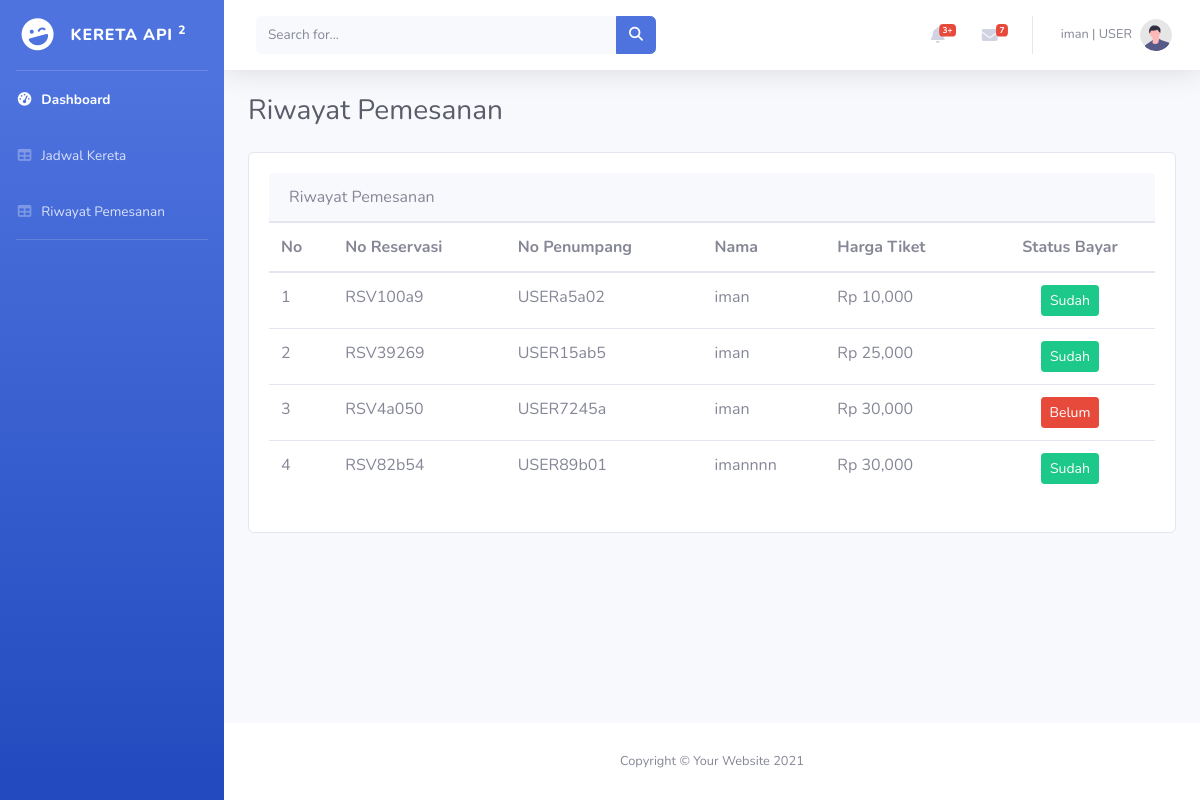
/index.php?menu=riwayat (signed in), run on the app's committed database.
### tables this page shows
CREATE TABLE `reservasi2` (
  `id_reservasi` varchar(20) NOT NULL,
  `id_penumpang` varchar(20) DEFAULT NULL,
  `id_user` varchar(10) NOT NULL,
  `id_jadwal` varchar(10) DEFAULT NULL,
  `id_gerbong` varchar(10) DEFAULT NULL,
  `tgl_berangkat` date DEFAULT NULL,
  `tgl_pesan` date DEFAULT NULL,
  `status_bayar` varchar(10) NOT NULL
);

CREATE TABLE `penumpang` (
  `id_penumpang` char(10) NOT NULL,
  `id_user` int(11) NOT NULL,
  `nama_penumpang` varchar(30) NOT NULL,
  `alamat` varchar(200) NOT NULL,
  `gender` char(10) NOT NULL,
  `no_tlp` char(12) NOT NULL
);

CREATE TABLE `jadwal` (
  `id_jadwal` int(11) NOT NULL,
  `id_kereta` char(10) NOT NULL,
  `stasiun_awal` varchar(30) NOT NULL,
  `stasiun_tujuan` varchar(30) NOT NULL,
  `kedatangan` char(5) NOT NULL,
  `keberangkatan` char(5) NOT NULL,
  `harga_tiket` int(11) NOT NULL,
  `tgl_berangkat` date DEFAULT NULL
);

### riwayat_pesanan.php (the view, shortened to what this page needs)
<div class="d-sm-flex align-items-center justify-content-between mb-4">
    <h1 class="h3 mb-0 text-gray-800">Riwayat Pemesanan</h1>
</div>
<?php
$id_user = $_SESSION['id_user'];
$query = mysqli_query($koneksi, "SELECT * FROM reservasi2
inner join penumpang on reservasi2.id_penumpang=penumpang.id_penumpang
inner join jadwal on reservasi2.id_jadwal=jadwal.id_jadwal
where reservasi2.id_user='$id_user'");
?>
<div class="card">
    <div class="card-body">
        <div class="card-header">
            Riwayat Pemesanan
        </div>
        <table class="table w-100">
            <thead>
                <tr>
                    <th>No</th>
                    <th>No Reservasi</th>
                    <th>No Penumpang</th>
                    <th>Nama</th>
                    <th>Harga Tiket</th>
                    <th class="text-center">Status Bayar</th>
                </tr>
            </thead>
            <tbody>
                <?php $no = 1;
                foreach ($query as $q) : ?>
                    <tr>
                        <td><?= $no++; ?></td>
                        <td><?= $q['id_reservasi']; ?></td>
                        <td><?= $q['id_penumpang']; ?></td>
                        <td><?= $q['nama_penumpang']; ?></td>
                        <td><?= 'Rp ' . number_format($q['harga_tiket'], 0, ',' . '.'); ?></td>
                        <td class="text-center">
                            <?php if ($q['status_bayar'] == 'belum') { ?>
                                <a href="index.php?menu=bayar&id_reservasi=<?= $q['id_reservasi']; ?>" class="btn btn-sm btn-danger">Belum</a>
                            <?php } else { ?>
                                <a href="#" class="btn btn-sm btn-success">Sudah</a>
                            <?php } ?>
                        </td>
                    </tr>
                <?php endforeach; ?>
            </tbody>
        </table>
    </div>
</div>

### header_sidebar.php (shortened to what this page needs)
<!DOCTYPE html>
<html lang="en">
<head>
    <link href="vendor/fontawesome-free/css/all.min.css" rel="stylesheet" type="text/css">
    <link rel="stylesheet" href="vendor/datatables/dataTables.bootstrap4.min.css">
    <link href="css/sb-admin-2.min.css" rel="stylesheet">
</head>
<body id="page-top">
    <div id="wrapper">
        <ul class="navbar-nav bg-gradient-primary sidebar sidebar-dark accordion" id="accordionSidebar">
            <a class="sidebar-brand d-flex align-items-center justify-content-center" href="index.html">
                <div class="sidebar-brand-icon rotate-n-15">
                    <i class="fas fa-laugh-wink"></i>
                </div>
                <div class="sidebar-brand-text mx-3">Kereta api <sup>2</sup></div>
            </a>
            <hr class="sidebar-divider my-0">
            <li class="nav-item active">
                <a class="nav-link" href="<?= ($_SESSION['level'] == 'ADMIN') ? 'admin.php?menu=admin' : 'index.php'; ?>">
                    <i class="fas fa-fw fa-tachometer-alt"></i>
                    <span>Dashboard</span></a>
            </li>
            <?php if ($_SESSION['level'] == "USER") : ?>
                <li class="nav-item">
                    <a class="nav-link" href="index.php?menu=jadwal">
                        <i class="fas fa-fw fa-table"></i>
                        <span>Jadwal Kereta</span>
                    </a>
                </li>
                <li class="nav-item">
                    <a class="nav-link" href="index.php?menu=riwayat">
                        <i class="fas fa-fw fa-table"></i>
                        <span>Riwayat Pemesanan</span>
                    </a>
                </li>
            <?php endif; ?>
            <hr class="sidebar-divider d-none d-md-block">
        </ul>
        <div id="content-wrapper" class="d-flex flex-column">
            <div id="content">
                <nav class="navbar navbar-expand navbar-light bg-white topbar mb-4 static-top shadow">
                    <form class="d-none d-sm-inline-block form-inline mr-auto ml-md-3 my-2 my-md-0 mw-100 navbar-search">
                        <div class="input-group">
                            <input type="text" class="form-control bg-light border-0 small" placeholder="Search for..." aria-label="Search" aria-describedby="basic-addon2">
                            <div class="input-group-append">
                                <button class="btn btn-primary" type="button">
                                    <i class="fas fa-search fa-sm"></i>
                                </button>
                            </div>
                        </div>
                    </form>
                    <ul class="navbar-nav ml-auto">
                        <li class="nav-item dropdown no-arrow mx-1">
                            <a class="nav-link dropdown-toggle" href="#" id="alertsDropdown" role="button" data-toggle="dropdown" aria-haspopup="true" aria-expanded="false">
                                <i class="fas fa-bell fa-fw"></i>
                                <span class="badge badge-danger badge-counter">3+</span>
                            </a>
                        </li>
                        <li class="nav-item dropdown no-arrow mx-1">
                            <a class="nav-link dropdown-toggle" href="#" id="messagesDropdown" role="button" data-toggle="dropdown" aria-haspopup="true" aria-expanded="false">
                                <i class="fas fa-envelope fa-fw"></i>
                                <span class="badge badge-danger badge-counter">7</span>
                            </a>
                        </li>
                        <li class="nav-item dropdown no-arrow">
                            <a class="nav-link dropdown-toggle" href="#" id="userDropdown" role="button" data-toggle="dropdown" aria-haspopup="true" aria-expanded="false">
                                <span class="mr-2 d-none d-lg-inline text-gray-600 small"><?= $_SESSION['username'] .  " | " . $_SESSION['level'] ?></span>
                                <img class="img-profile rounded-circle" src="img/undraw_profile.svg">
                            </a>
                        </li>
                    </ul>
                </nav>
                <div class="container-fluid">

### index.php (shortened to what this page needs)
<?php include 'header_sidebar.php'; ?>
<?php
extract($_GET);
if (isset($menu)) {
    if ($menu == "dashboard") {
        include 'dashboard_user.php';
    } else if ($menu == "jadwal") {
        include 'jadwal_kereta.php';
    } else if ($menu == "pesan") {
        include 'pesan_kereta.php';
    } else if ($menu == "bayar") {
        include 'bayar.php';
    } else if ($menu == "riwayat") {
        include 'riwayat_pesanan.php';
    }
} else {
    include 'dashboard_user.php';
}
?>
<?php include 'footer.php'; ?>

### footer.php (shortened to what this page needs)
</div>
</div>
<footer class="sticky-footer bg-white">
    <div class="container my-auto">
        <div class="copyright text-center my-auto">
            <span>Copyright &copy; Your Website 2021</span>
        </div>
    </div>
</footer>
</div>
</div>
</body>
</html>

### data on the page
reservasi2: id_reservasi "RSV100a9", id_penumpang.id_penumpang "USERa5a02", id_penumpang.nama_penumpang "iman", id_jadwal.harga_tiket "10,000", status_bayar "Sudah"
reservasi2: id_reservasi "RSV39269", id_penumpang.id_penumpang "USER15ab5", id_penumpang.nama_penumpang "iman", id_jadwal.harga_tiket "25,000", status_bayar "Sudah"
reservasi2: id_reservasi "RSV4a050", id_penumpang.id_penumpang "USER7245a", id_penumpang.nama_penumpang "iman", id_jadwal.harga_tiket "30,000"
reservasi2: id_reservasi "RSV82b54", id_penumpang.id_penumpang "USER89b01", id_penumpang.nama_penumpang "imannnn", id_jadwal.harga_tiket "30,000", status_bayar "Sudah"

### other printed values
$_SESSION['username'] "iman"
$_SESSION['level'] "USER"
